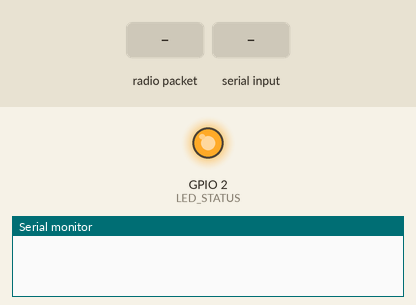
Simulated run of this sketch. Board: ESP32. On the bench: output pins drawn as LEDs (lit = HIGH), the last lines printed to the serial monitor. The test bench sets the inputs (shaded band). WiFi joins after 1.5 s; servers stay silent unless stated.

Above: at 1.6 s.
At 3.7 s:
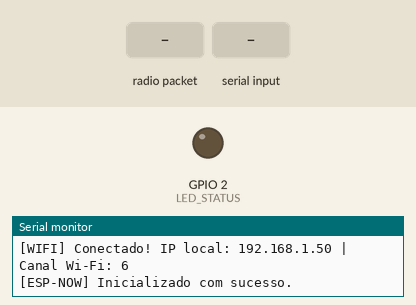
3.8 s: radio packet "OK" arrives
5.3 s: "OK\n" received over Serial
6.8 s: radio packet "1" arrives
8.3 s: "1\n" received over Serial
At 9.5 s:
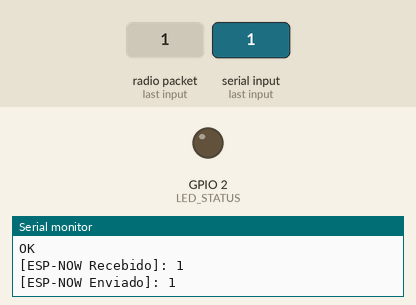
Timing chart, 0 to 10.8 s (numbered marks = the images above; inputs shaded):
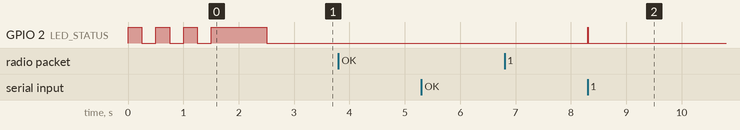

Measured:
- after the input at 8.3 s, GPIO 2 (LED_STATUS): LOW → HIGH at once, → LOW 0.01 s later

The sketch:

esp32_recep_wifi.ino
```cpp
/*
 * ESP32 RECEPÇÃO - SUBSTITUTO DO ARDUINO RECEP
 * Recebe comandos da Serial USB ou UDP do Java e transmite via ESP-NOW Broadcast para as placas do corredor.
 * Recebe ACKs via ESP-NOW das placas e repassa para o Java via UDP/Serial.
 */

#include <WiFi.h>
#include <WiFiUdp.h>
#include <esp_now.h>

// 📶 CONFIGURAÇÕES DA REDE WI-FI LOCAL (Para o Receptor ter o mesmo canal do roteador)
const char* ssid = "VENUS CLIENTE";
const char* password = "venus123";

// 📡 CONFIGURAÇÕES DE UDP
const int udpPort = 12345;
WiFiUDP udp;

IPAddress ultimoRemoteIP;
int ultimoRemotePort = 0;

// Endereço de Broadcast para ESP-NOW
uint8_t broadcastAddress[] = {0xFF, 0xFF, 0xFF, 0xFF, 0xFF, 0xFF};

String inputString = "";
bool stringComplete = false;

#define LED_STATUS 2 // LED interno do ESP32 para sinalização visual

// Callback de recebimento do ESP-NOW (recebe o ACK da placa de destino)
void OnDataRecv(const esp_now_recv_info *recv_info, const uint8_t *incomingData, int len) {
  const uint8_t *mac = recv_info->src_addr;
  char buffer[len + 1];
  memcpy(buffer, incomingData, len);
  buffer[len] = 0;
  String resposta = String(buffer);
  resposta.trim();

  Serial.print("[ESP-NOW Recebido]: ");
  Serial.println(resposta);

  // Se for um ACK (ex: LUZ-ON-101-OK ou 101-OK)
  if (resposta.endsWith("-OK")) {
    // Responde pela Serial USB (caso Java tenha enviado por serial)
    Serial.println(resposta);

    // Responde via UDP (caso Java tenha enviado via rede)
    if (ultimoRemotePort != 0) {
      udp.beginPacket(ultimoRemoteIP, ultimoRemotePort);
      udp.print(resposta + "\n");
      udp.endPacket();
      Serial.print("[UDP Encaminhado para Java]: ");
      Serial.println(resposta);
    }
  }
}

void setup() {
  Serial.begin(9600);

  pinMode(LED_STATUS, OUTPUT);
  digitalWrite(LED_STATUS, LOW);

  inputString.reserve(100);

  // Conecta ao Wi-Fi (necessário para sincronizar canal de frequência do ESP-NOW com a rede)
  WiFi.begin(ssid, password);

  while (WiFi.status() != WL_CONNECTED) {
    digitalWrite(LED_STATUS, HIGH);
    delay(250);
    digitalWrite(LED_STATUS, LOW);
    delay(250);
  }

  // LED aceso por 1s para indicar Wi-Fi conectado
  digitalWrite(LED_STATUS, HIGH);
  delay(1000);
  digitalWrite(LED_STATUS, LOW);

  Serial.print("[WIFI] Conectado! IP local: ");
  Serial.print(WiFi.localIP());
  Serial.print(" | Canal Wi-Fi: ");
  Serial.println(WiFi.channel());

  // Inicia o UDP
  udp.begin(udpPort);

  // Inicializa o ESP-NOW
  if (esp_now_init() == ESP_OK) {
    Serial.println("[ESP-NOW] Inicializado com sucesso.");
    esp_now_register_recv_cb(OnDataRecv);

    esp_now_peer_info_t peerInfo;
    memset(&peerInfo, 0, sizeof(peerInfo));
    memcpy(peerInfo.peer_addr, broadcastAddress, 6);
    peerInfo.channel = 0;  // 0 significa usar o canal ativo do rádio dinamicamente
    peerInfo.encrypt = false;

    if (esp_now_add_peer(&peerInfo) != ESP_OK) {
      Serial.println("[ESP-NOW] Falha ao adicionar peer broadcast.");
    }
  } else {
    Serial.println("[ESP-NOW] Erro ao inicializar.");
  }
}

void verificarConexaoWiFi() {
  static unsigned long ultimoCheckWiFi = 0;
  static bool estavaDesconectado = false;
  unsigned long agora = millis();

  if (agora - ultimoCheckWiFi >= 5000) {
    ultimoCheckWiFi = agora;
    if (WiFi.status() != WL_CONNECTED) {
      estavaDesconectado = true;
      Serial.println("[WIFI] Conexao perdida! Reconectando...");
      WiFi.disconnect();
      WiFi.begin(ssid, password);
    } else if (estavaDesconectado) {
      Serial.println("[WIFI] Reconectado com sucesso!");
      udp.stop();
      udp.begin(udpPort);
      estavaDesconectado = false;
    }
  }
}

void enviarViaESPNow(String comando) {
  digitalWrite(LED_STATUS, HIGH);

  // Transmite via ESP-NOW Broadcast
  esp_err_t result = esp_now_send(broadcastAddress, (uint8_t *)comando.c_str(), comando.length());
  if (result == ESP_OK) {
    Serial.print("[ESP-NOW Enviado]: ");
    Serial.println(comando);
  } else {
    Serial.println("[ESP-NOW] Erro ao enviar.");
  }

  delay(10);
  digitalWrite(LED_STATUS, LOW);
}

void loop() {
  verificarConexaoWiFi();

  // 1. Lê os comandos vindos do computador via USB (Serial)
  while (Serial.available()) {
    char inChar = (char)Serial.read();
    inputString += inChar;
    if (inChar == '\n') {
      stringComplete = true;
    }
  }

  if (stringComplete) {
    inputString.trim();

    if (inputString.equalsIgnoreCase("OK")) {
      Serial.print("OK\n");
    } else if (inputString.length() > 0) {
      enviarViaESPNow(inputString);
    }

    inputString = "";
    stringComplete = false;
  }

  // 2. Lê comandos vindos do Java via UDP (Rede)
  int packetSize = udp.parsePacket();
  if (packetSize) {
    char packetBuffer[255];
    int len = udp.read(packetBuffer, 255);
    if (len > 0) {
      packetBuffer[len] = 0;
    }
    String cmd = String(packetBuffer);
    cmd.trim();

    ultimoRemoteIP = udp.remoteIP();
    ultimoRemotePort = udp.remotePort();

    Serial.print("[UDP Recebido de Java]: ");
    Serial.println(cmd);

    enviarViaESPNow(cmd);
  }
}
```
